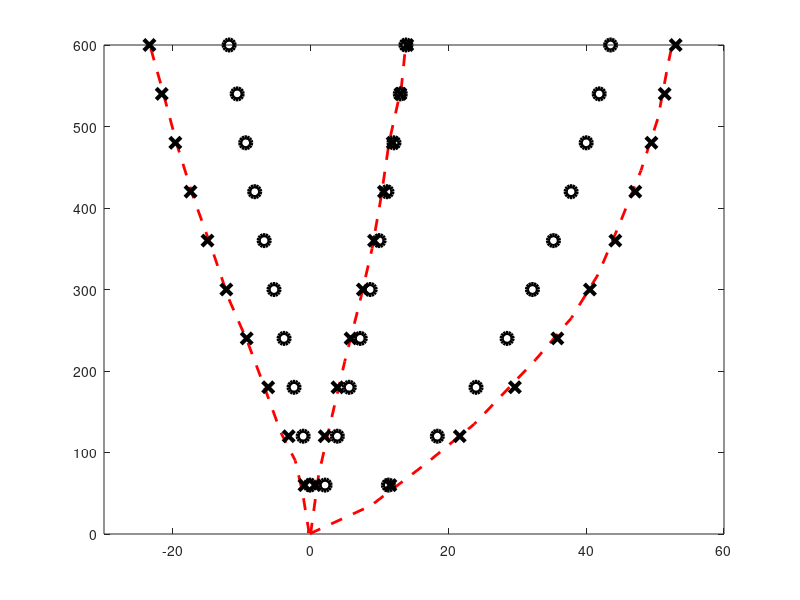

Here is the MATLAB script that generated this plot: (Note: this script raises an error after producing the figure.)
Fmag=600;


%%
% Comparison with reference solution.

izzelna_ux =[    0.0317    0.6048
    -0.0628    0.6048
    8.7273   34.7095
    16.6668   85.8664
    23.7557  134.8918
    32.6404  213.7587
    37.8389  264.9157
    41.7141  318.2041
    44.9277  382.1503
    47.9523  446.0965
    50.4098  510.0426
    51.9220  578.2519
    53.9069  657.1188
    53.9069  657.1188];

izzelna_uy =[-0.1574    0.6048
    0.0317    2.7364
    1.1659   73.0772
    2.7727  132.7603
    4.9466  211.6272
    7.1205  284.0995
    8.9164  350.1772
    10.2396  414.1234
    11.3738  480.2011
    13.1697  548.4104
    14.0203  618.7511
    14.6820  657.1188
    14.5875  657.1188];




izzelna_uz =[   -0.5354    2.7364
    -0.2519    2.7364
    -1.1970   51.7618
    -2.2367   90.1295
    -4.3161  124.2341
    -6.8681  183.9172
    -9.1366  235.0741
    -11.8776  288.3626
    -14.5241  354.4403
    -16.9815  411.9919
    -19.3445  475.9380
    -21.7074  550.5419
    -23.9759  618.7511
    -25.3936  661.3819];


figure
plot(izzelna_ux(:,1),izzelna_ux(:,2),'r--','linewidth',2)
hold on
plot(izzelna_uy(:,1),izzelna_uy(:,2),'r--','linewidth',2)
hold on
plot(izzelna_uz(:,1),izzelna_uz(:,2),'r--','linewidth',2)
hold on


lambdas =[   0.1000    0.2000    0.3000    0.4000    0.5000    0.6000    0.7000    0.8000    0.9000    1.0000];

% 8 el lengthwise, 2x2 crossx
u1s =[
    0.5734   -0.8923   11.5785
    2.0308   -3.1887   21.6383
    3.8865   -6.1653   29.6458
    5.7924   -9.2774   35.8078
    7.5820  -12.2489   40.5392
    9.1985  -14.9755   44.2165
   10.6357  -17.4358   47.1241
   11.9071  -19.6432   49.4654
   13.0323  -21.6232   51.3836
   14.0311  -23.4033   52.9805];
tip_displacement=u1s;load_parameters=lambdas;
sty='kx';

plot(tip_displacement(:,1),load_parameters*Fmag,sty,'linewidth',3, 'markersize',8)
plot(tip_displacement(:,2),load_parameters*Fmag,sty,'linewidth',3, 'markersize',8)
plot(tip_displacement(:,3),load_parameters*Fmag,sty,'linewidth',3, 'markersize',8)

% 2 el lengthwise, 1x1 crossx
u1s =[
   2.0914   -0.0900   11.2823
    3.8693   -1.0892   18.3873
    5.5954   -2.4140   24.0027
    7.1956   -3.8596   28.5137
    8.6402   -5.3227   32.1931
    9.9292   -6.7525   35.2418
   11.0758   -8.1254   37.8065
   12.0969   -9.4317   39.9938
   13.0094  -10.6693   41.8823
   13.8284  -11.8395   43.5308];
tip_displacement=u1s;load_parameters=lambdas;
sty='ko';

plot(tip_displacement(:,1),load_parameters*Fmag,sty,'linewidth',3, 'markersize',8)
plot(tip_displacement(:,2),load_parameters*Fmag,sty,'linewidth',3, 'markersize',8)
plot(tip_displacement(:,3),load_parameters*Fmag,sty,'linewidth',3, 'markersize',8)

% % 4 el lengthwise, 1x1 crossx
% u1s =[
%    3.4876   -1.1304   17.3536
%     5.7996   -3.5363   25.7272
%     7.7522   -6.1938   31.8493
%     9.4320   -8.7919   36.4978
%    10.8850  -11.2151   40.1161
%    12.1488  -13.4310   42.9940
%    13.2549  -15.4419   45.3275
%    14.2295  -17.2632   47.2523
%    15.0937  -18.9144   48.8643
%    15.8649  -20.4153   50.2327];
% tip_displacement=u1s;load_parameters=lambdas;
% sty='kd';
%
% plot(tip_displacement(:,1),load_parameters*Fmag,sty,'linewidth',3)
% plot(tip_displacement(:,2),load_parameters*Fmag,sty,'linewidth',3)
% plot(tip_displacement(:,3),load_parameters*Fmag,sty,'linewidth',3)


% title('Curved cantilever, L-to-R uy,ux,uz','fontname','Times','fontsize',16)

set(gca,'XLim', [-30, 60]);
set(gca,'YLim', [0,600]);
labels(' Tip displacement [in]','Load [lb]')
grid on
set(gca,'Position',[0.2 0.17 0.75 0.78]);
options.FontSize=30;
set_pub_defaults(gcf,options);

